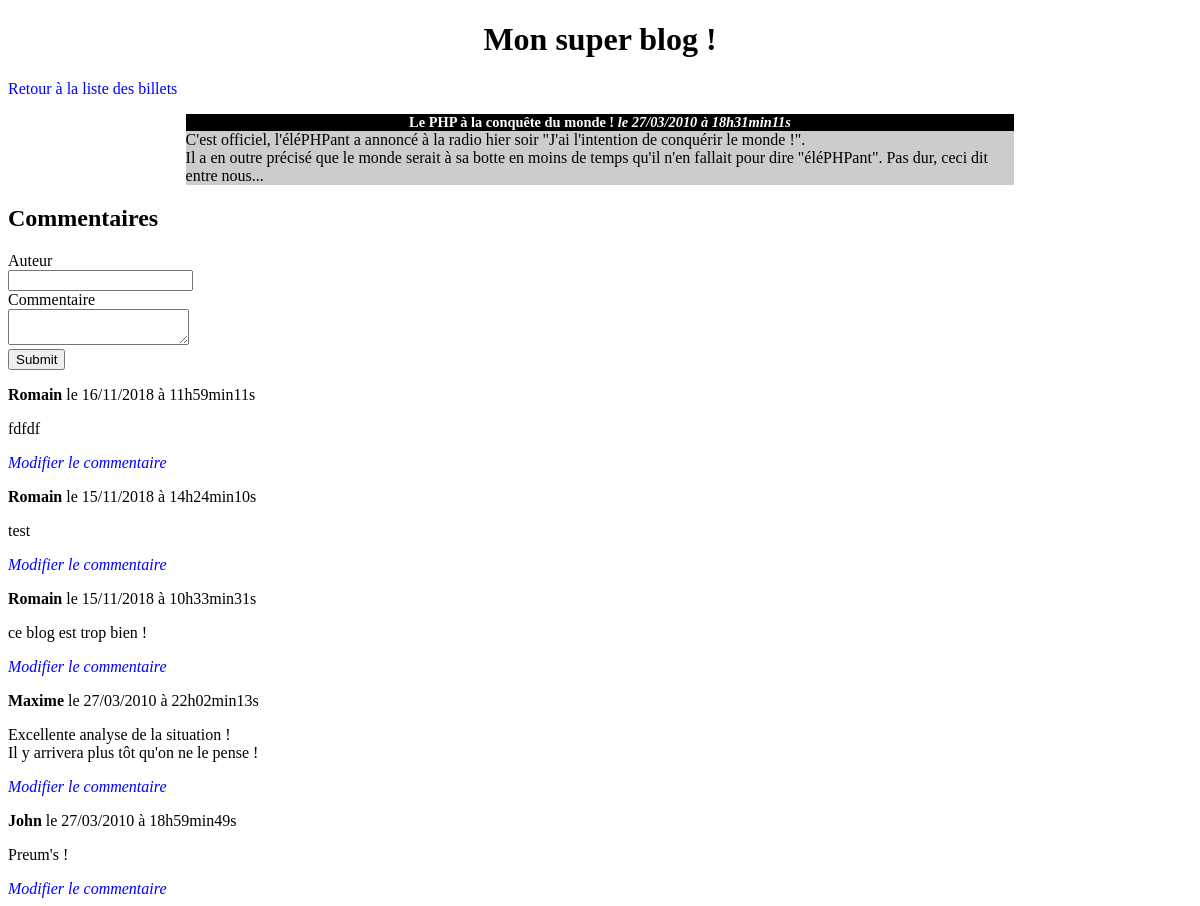
Page /index.php?action=post&id=2 on the committed database.
### tables this page shows
CREATE TABLE `posts` (
  `id` int(11) NOT NULL,
  `title` varchar(255) NOT NULL,
  `content` text NOT NULL,
  `creation_date` datetime NOT NULL
);

CREATE TABLE `comments` (
  `id` int(11) NOT NULL,
  `post_id` int(11) NOT NULL,
  `author` varchar(255) NOT NULL,
  `comment` text NOT NULL,
  `comment_date` datetime NOT NULL
);

### model/PostManager.php (called while the page is built, shortened)
<?php
class PostManager extends Manager
{
    public function getPost($postId)
    {
        $db = $this->dbConnect();
        $req = $db->prepare('SELECT id, title, content, DATE_FORMAT(creation_date, \'%d/%m/%Y à %Hh%imin%ss\') AS creation_date_fr FROM posts WHERE id = ?');
        $req->execute(array($postId));
        $post = $req->fetch();
        return $post;
    }
}

### model/CommentManager.php (called while the page is built, shortened)
<?php
class CommentManager extends Manager
{
    public function getComments($postId)
    {
        $db = $this->dbConnect();
        $comments = $db->prepare('SELECT id, post_id, author, comment, DATE_FORMAT(comment_date,  \'%d/%m/%Y à %Hh%imin%ss\') AS comment_date_fr FROM comments WHERE post_id = ? ORDER BY comment_date DESC');
        $comments->execute(array($postId));
        return $comments;
    }
}

### view/frontend/postView.php (the view, shortened to what this page needs)
<h1>Mon super blog !</h1>
<p><a href="index.php">Retour à la liste des billets</a></p>
<div class="news">
    <h3>
        <?= htmlspecialchars($post['title']) ?>
        <em>le <?= $post['creation_date_fr'] ?></em>
    </h3>
    <p>
        <?= nl2br(htmlspecialchars($post['content'])) ?>
    </p>
</div>
<h2>Commentaires</h2>
<form action="index.php?action=addComment&amp;id=<?= $post['id'] ?>" method="post">
    <div>
        <label for="author">Auteur</label><br />
        <input type="text" id="author" name="author" />
    </div>
    <div>
        <label for="comment">Commentaire</label><br />
        <textarea id="comment" name="comment"></textarea>
    </div>
    <div>
        <input type="submit" />
    </div>
</form>
<?php
while ($comment = $comments->fetch())
{
?>
    <p><strong><?= htmlspecialchars($comment['author']) ?></strong> le <?= $comment['comment_date_fr'] ?></p>
    <p><?= nl2br(htmlspecialchars($comment['comment'])) ?></p>
    <em><a href="index.php?action=modifyComment&amp;id=<?=$comment['post_id']?>&amp;idComment=<?=$comment['id']?>">Modifier le commentaire</a></em>
<?php
}
?>
<?php $content = ob_get_clean(); ?>
<?php require('template.php'); ?>

### index.php (shortened to what this page needs)
<?php
require('controller/frontend.php');
try {
    if (isset($_GET['action'])) {
        if ($_GET['action'] == 'listPosts') {
            listPosts();
        }
        elseif ($_GET['action'] == 'post') {
            if (isset($_GET['id']) && $_GET['id'] > 0) {
                post();
            }
            else {
                throw new Exception('Aucun identifiant de billet/commentaire envoyé');
            }
        }
    }
    else {
        listPosts();
    }
}
catch(Exception $e) {
    $errorMessage = $e->getMessage();
    require('view/frontend/errorView.php');
}

### controller/frontend.php (shortened to what this page needs)
<?php
require_once('model/PostManager.php');
require_once('model/CommentManager.php');
function post()
{
    $postManager = new \OpenClassrooms\Blog\Model\PostManager();
    $commentManager = new \OpenClassrooms\Blog\Model\CommentManager();
    $post = $postManager->getPost($_GET['id']);
    $comments = $commentManager->getComments($_GET['id']);
    if ($post)
    {
    require('view/frontend/postView.php');
    }
    else
    {
        throw new Exception('Le billet n\'existe pas');
    }
}

### view/frontend/template.php (shortened to what this page needs)
<!DOCTYPE html>
<html>
    <head>
        <link href="public/css/style.css" rel="stylesheet" />
    </head>
    <body>
        <?= $content ?>
    </body>
</html>

### public/css/style.css (style rules this page uses)
h1, h3 { text-align:center; }
h3 { background-color:black; color:white; font-size:0.9em; margin-bottom:0px; }
.news p { background-color:#CCCCCC; margin-top:0px; }
.news { width:70%; margin:auto; }
a { text-decoration: none; color: blue; }

### rows in the picture
posts: title "Le PHP à la conquête du monde !", content "C'est officiel, l'éléPHPant a annoncé à la radio hier soir \"J'ai l'intention de conquérir le monde !\". Il a en outre précisé que le monde serait à sa botte en moins de temps qu'il n'en fallait pour dire \"éléPHPant\". Pas dur, ceci dit entre nous..."
comments: author "Romain", comment_date_fr "16/11/2018 à 11h59min11s", comment "fdfdf"
comments: author "Romain", comment_date_fr "15/11/2018 à 14h24min10s", comment "test"
comments: author "Romain", comment_date_fr "15/11/2018 à 10h33min31s", comment "ce blog est trop bien !"
comments: author "Maxime", comment_date_fr "27/03/2010 à 22h02min13s", comment "Excellente analyse de la situation ! Il y arrivera plus tôt qu'on ne le pense !"
comments: author "John", comment_date_fr "27/03/2010 à 18h59min49s", comment "Preum's !"

### other values in the picture
$post['creation_date_fr'] "27/03/2010 à 18h31min11s"
